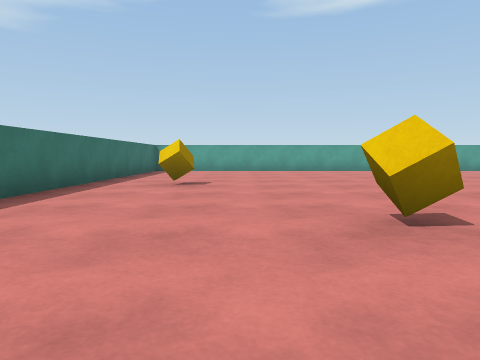
[1] (above)

17 first-person views from a walk through a 3-D level made in the Unity game engine. The camera is 0.58 m above the floor, tilts 4° down and sees 70° across. The floor is counted in squares, 1 m on a side. Each view is taken from the middle of a square. On the plan, view 1 faces up. The plan holds only what a view shows up to about 9 squares ahead; the rest is blank. The place goes on beyond the plan. The player is left out.

[2]
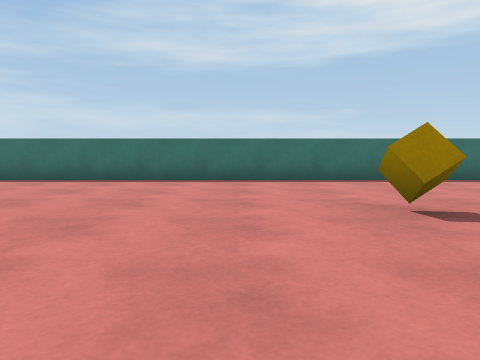

[3]
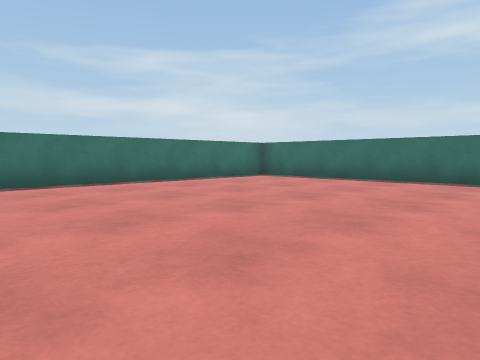

[4]
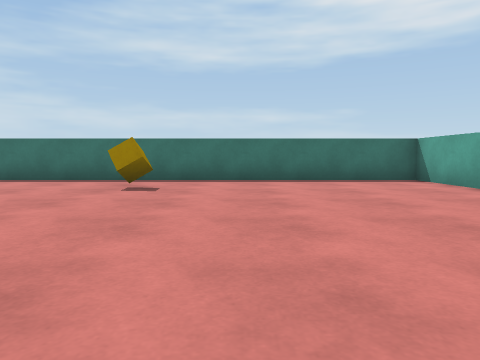

[5]
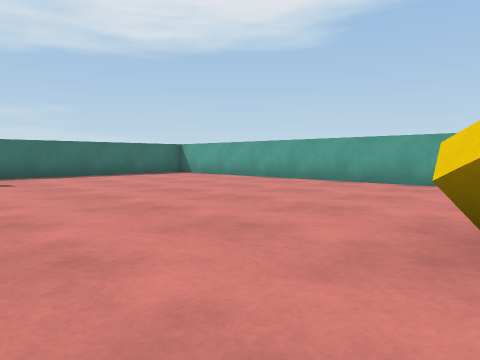

[6]
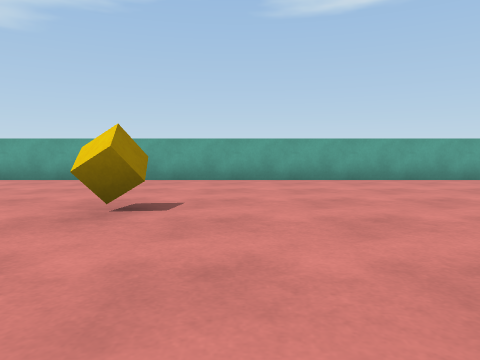

[7]
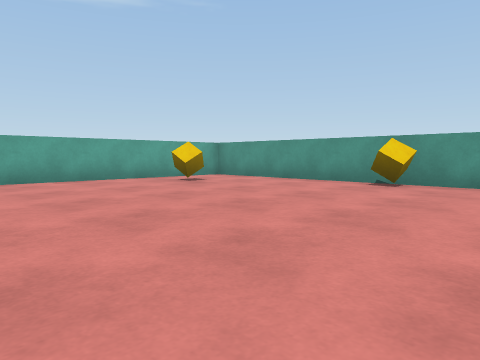

[8]
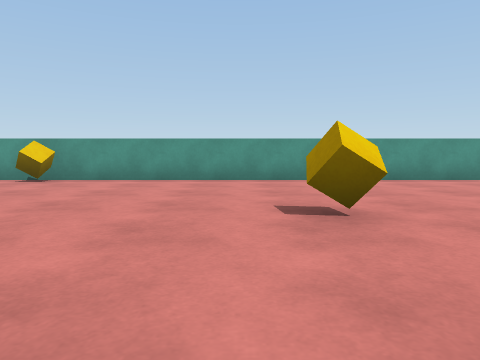

[9]
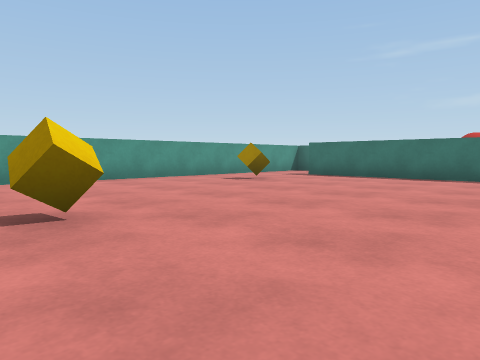

[10]
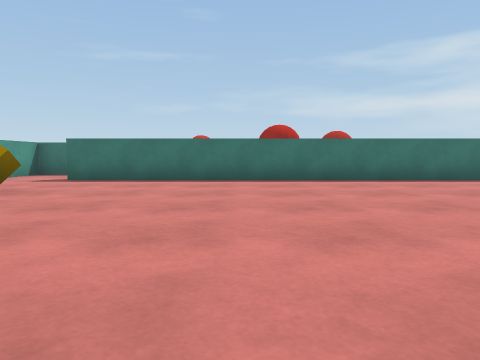

[11]
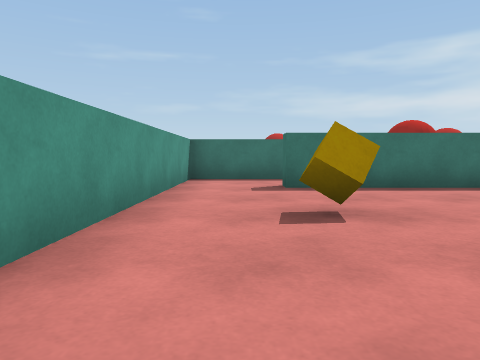

[12]
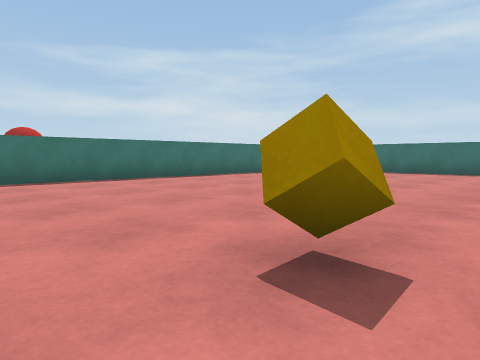

[13]
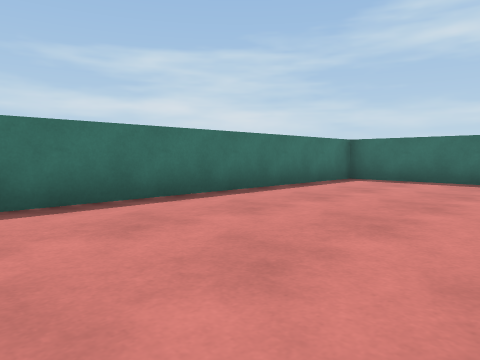

[14]
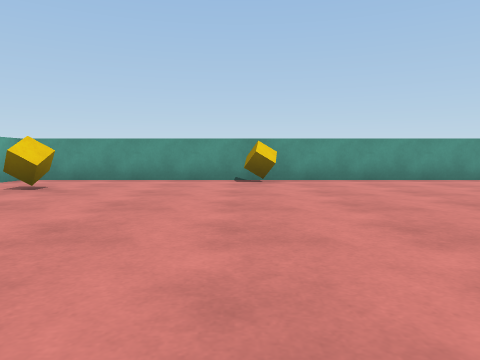

[15]
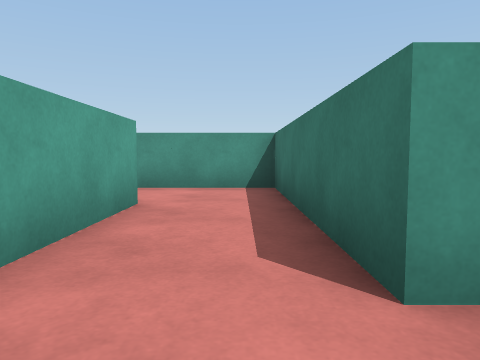

[16]
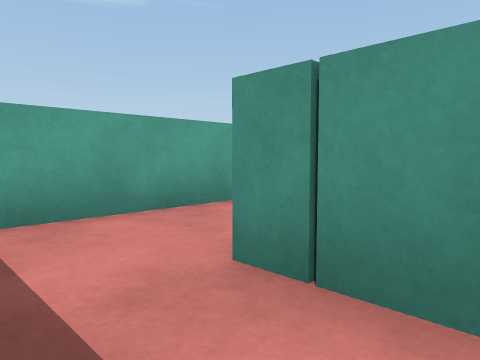

[17]
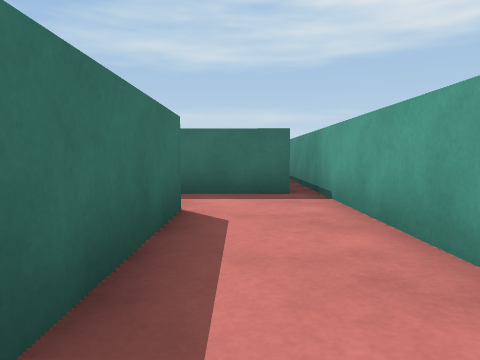

### Floor plan
Points are (right, up) in squares from view 1. A wall is a line through its corners. A room is listed if a view was taken in it or the views show most of it. See-through windows are left out.
Room 1 (views 1, 2, 3, 4, 5, 6, 7, 8, 9, 10, 11, 12, 13, 14)
walls: (-1, 13.3) (-3.3, 13.3) (-3.3, -6.2) (14.2, -6.2) (14.2, -6.8); (13.9, 13.3) (1.5, 13.3); (16.2, -7.6) (16.2, 12.8)
ways out: opening at (15, -7) to room 2
objects: cube (-1, 7); cube (1, 3); cube (7, 1); cube (7, 9); cube (11, 2); cube (14, -3); cube (14, 12)
Room 2 (views 15, 16, 17)
walls: (11.3, -9.9) (11.3, -8.6) (16.2, -8.6) (16.2, -7.6); (9.8, -7.1) (9.8, -9); (14.2, -6.8) (6.4, -6.8)
ways out: opening at (15, -7) to room 1

Positions as (right, up) in squares from view 1, and headings:
1: (0, 0), facing up
2: (5, 1), facing left
3: (5, 1), facing down-left
4: (5, 9), facing left
5: (7, 6), facing up-left
6: (8, 5), facing up
7: (9, 5), facing up-right
8: (8, 3), facing right
9: (8, 3), facing down-right
10: (10, 2), facing down
11: (15, 0), facing down
12: (9, 2), facing down-left
13: (5, -2), facing down-left
14: (8, 8), facing right
15: (10, -8), facing right
16: (10, -10), facing up-right
17: (15, -8), facing left
